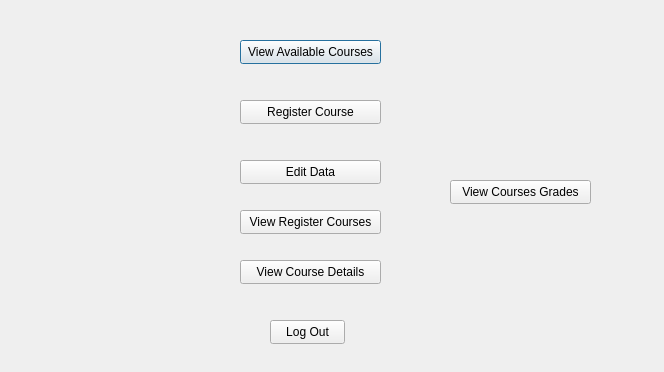
<?xml version="1.0" encoding="UTF-8"?>
<ui version="4.0">
 <class>StudentMainPage</class>
 <widget class="QDialog" name="StudentMainPage">
  <property name="geometry">
   <rect>
    <x>0</x>
    <y>0</y>
    <width>664</width>
    <height>372</height>
   </rect>
  </property>
  <property name="windowTitle">
   <string>Dialog</string>
  </property>
  <widget class="QPushButton" name="ViewCourses">
   <property name="geometry">
    <rect>
     <x>240</x>
     <y>40</y>
     <width>141</width>
     <height>24</height>
    </rect>
   </property>
   <property name="text">
    <string>View Available Courses</string>
   </property>
  </widget>
  <widget class="QPushButton" name="RegCourse">
   <property name="geometry">
    <rect>
     <x>240</x>
     <y>100</y>
     <width>141</width>
     <height>24</height>
    </rect>
   </property>
   <property name="text">
    <string>Register Course</string>
   </property>
  </widget>
  <widget class="QPushButton" name="LogOutBTN">
   <property name="geometry">
    <rect>
     <x>270</x>
     <y>320</y>
     <width>75</width>
     <height>24</height>
    </rect>
   </property>
   <property name="text">
    <string>Log Out</string>
   </property>
  </widget>
  <widget class="QPushButton" name="EditDataBTN">
   <property name="geometry">
    <rect>
     <x>240</x>
     <y>160</y>
     <width>141</width>
     <height>24</height>
    </rect>
   </property>
   <property name="text">
    <string>Edit Data</string>
   </property>
  </widget>
  <widget class="QPushButton" name="ViewRegCourses">
   <property name="geometry">
    <rect>
     <x>240</x>
     <y>210</y>
     <width>141</width>
     <height>24</height>
    </rect>
   </property>
   <property name="text">
    <string>View Register Courses</string>
   </property>
  </widget>
  <widget class="QPushButton" name="VeiwCourseDet">
   <property name="geometry">
    <rect>
     <x>240</x>
     <y>260</y>
     <width>141</width>
     <height>24</height>
    </rect>
   </property>
   <property name="text">
    <string>View Course Details</string>
   </property>
  </widget>
  <widget class="QPushButton" name="viewcoursesgrades">
   <property name="geometry">
    <rect>
     <x>450</x>
     <y>180</y>
     <width>141</width>
     <height>24</height>
    </rect>
   </property>
   <property name="text">
    <string>View Courses Grades</string>
   </property>
  </widget>
 </widget>
 <resources/>
 <connections/>
</ui>
